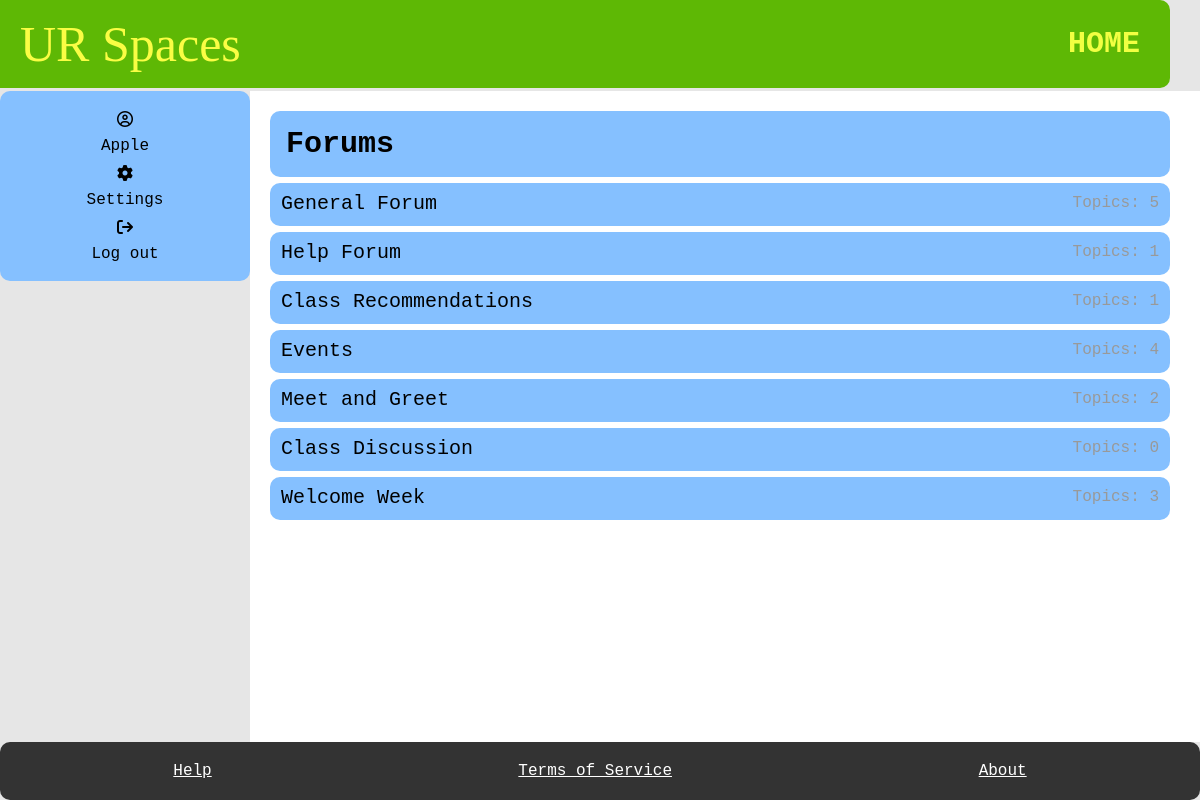
The app's page /index/ (signed in) with its own data.
### myapp/models.py (models this page shows, shortened)
class SubForum(models.Model):
    sub_name = models.CharField(max_length=100)
    slug = models.SlugField(max_length=400, unique=True, blank=True)
    def get_url(self):
        return reverse("subforum", kwargs={
            "slug":self.slug
        })
    @property
    def num_posts(self):
        return Posts.objects.filter(SubForum_ID = self, User_ID__banned =False).count()

### myapp/views.py (the view)
# urls.py: path("index/", index, name="index"),
@login_required
def index(request):
    sub = SubForum.objects.all()
    return render(request, "index.html", {"indexs": sub})

### myapp/templates/index.html
{% extends 'base.html' %}
{% block title %}
<h1>HOME</h1>
{% endblock %}
{% block content %}
    <main>
        <section class="forums">
        <div class="forum-item">
            <h2> Forums </h2>
        </div>
        {% for field in indexs %}
        <div class="forum-item">
          <a href="{{field.get_url}}" > {{ field.sub_name }} </a>
          <span> Topics:  {{field.num_posts}} </span>
        </div>
        {% endfor %}
      </section>
    </main>
    {% endblock %}

### myapp/templates/base.html (shortened to what this page needs)
{%load static%}
<!DOCTYPE html>
<html lang="en">
    <head>
        <link rel="stylesheet" href="{%static 'style.css' %}"/>
    </head>
  <body>
    <div id="container">
        <header>
          <a href="{% url 'index' %}" class="title">UR Spaces</a>
          {% block title %}
          {% endblock %}
        </header>
        <aside id="aside">
          <div class="user-panel">
            <i class="fa-regular fa-circle-user"></i><a href="{% url 'profile' %}"> {{request.user.username}} </a>
            {% if request.user.is_staff%}
            <i class="fa-solid fa-file-lines"></i><a href="{% url 'report' %}"> Reports </a>
            {%else%}
            <i class="fa-solid fa-gear"></i><a href="{% url 'setting' %}"> Settings </a>
            {% endif %}
            <i class="fa-solid fa-arrow-right-from-bracket"></i><a href="{% url 'logout' %}">Log out </a>
          </div>
        </aside>
    {% block content %}
    {% endblock %}
    <footer>
        <a href="{% url 'help' %}" id="footer_link">Help</a>
        <a href="{% url 'service' %}" id="footer_link">Terms of Service</a>
        <a href="{% url 'about' %}" id="footer_link">About</a>
      </footer>
    </div>
  </body>
</html>

### myapp/static/style.css (style rules this page uses)
body { font-family: monospace; font-size: 16px; background-color: #e6e6e6; margin: 0; padding: 0; }
#container { display: grid; grid-template-areas: "header header" ". ." "aside main" "footer footer"; grid-template-rows: auto 3px 1fr auto; grid-template-columns: 250px 1fr; min-height: 100vh; }
header { grid-area: header; display: flex; justify-content: space-between; align-items: center; padding: 15px 30px; background-color: #5eb805; border-radius: 10px; position: relative; left: -30px; }
header .title { font-size: 50px; color: #f2ff42; text-decoration: none; font-family: 'Brush Script MT', Brush Script Std, cursive; position: relative; left: 20px; }
header h1 { font-size: 30px; margin: 0; color: #f2ff42 }
#aside { grid-area: aside; padding: 20px 20px; background-color: #85c0ff; height: 150px; display: flex; flex-direction: column; align-items: center; gap: 10px; border-radius: 10px; }
.user-panel { width: 100%; display: flex; flex-direction: column; align-items: center; gap: 10px; }
main { grid-area: main; background-color: white; padding: 20px; padding-right: 30px; }
.forums h2 { font-size: 30px; margin-bottom: 15px; margin-top: 15px; margin-left: 15px; }
.forum-item { display: flex; justify-content: space-between; background-color: #85c0ff; border-radius: 10px; padding: 1px; }
.forums { display: flex; flex-direction: column; gap: 6px; }
.forums a { display: block; font-size: 20px; text-decoration: none; color: #333; margin-bottom: 10px; margin-top: 8px; margin-left: 10px; }
.forums span { font-size: 16px; color: #999; margin-bottom: 10px; margin-top: 10px; margin-right: 10px; }
footer { grid-area: footer; background-color: #333; padding: 20px; display: flex; justify-content: space-around; border-radius: 10px; }
#footer_link { color: white; text-decoration: underline;; font-size: 16px; }
a:link { color: #000000; text-decoration: none; }
a.title:link { text-decoration: none; color: #fafd44; }

### records on screen
SubForum: sub_name "General Forum", num_posts "5"
SubForum: sub_name "Help Forum", num_posts "1"
SubForum: sub_name "Class Recommendations", num_posts "1"
SubForum: sub_name "Events", num_posts "4"
SubForum: sub_name "Meet and Greet", num_posts "2"
SubForum: sub_name "Class Discussion", num_posts "0"
SubForum: sub_name "Welcome Week", num_posts "3"

### other values on screen
{{ request.user.username }} "Apple"
